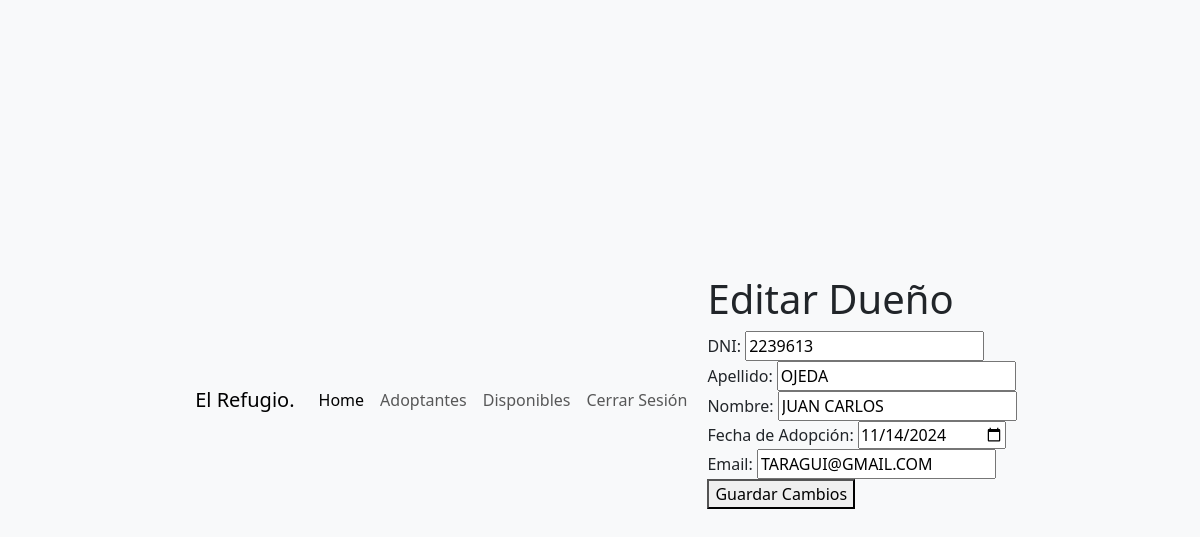
Screenshot of /vista/editar_dueño.php?id=0 with the database file from the repository.
### vista/editar_dueño.php (the view, shortened to what this page needs)
<?php
$host = 'localhost';
$user = 'root';
$password = '';
$dbname = 'usuario';
$conexion = new mysqli($host, $user, $password, $dbname);
if (isset($_GET['id'])) {
    $id = intval($_GET['id']);
    $sql = "SELECT * FROM dueño WHERE ID_ADOPTA = $id";
    $result = $conexion->query($sql);
    if ($result && $result->num_rows > 0) {
        $dueño = $result->fetch_assoc();
    } else {
        die("Registro no encontrado.");
    }
}
?>
<!DOCTYPE html>
<html lang="es">
<head>
    <link href="https://cdn.jsdelivr.net/npm/bootstrap@5.3.3/dist/css/bootstrap.min.css" rel="stylesheet" />
</head>
<body>
<?php
include 'navbar.php';
?>
<div class="mb-3">
    <h1>Editar Dueño</h1>
    <form method="POST" action="editar_dueño.php">
        <label>DNI:</label>
        <input type="text" name="DNI" value="<?= $dueño['DNI'] ?>" required><br>
        <label>Apellido:</label>
        <input type="text" name="APELLIDO" value="<?= $dueño['APELLIDO'] ?>" required><br>
        <label>Nombre:</label>
        <input type="text" name="NOMBRE" value="<?= $dueño['NOMBRE'] ?>" required><br>
        <label>Fecha de Adopción:</label>
        <input type="date" name="FECHA_ADOPCION" value="<?= $dueño['FECHA_ADOPCION'] ?>" required><br>
        <label>Email:</label>
        <input type="email" name="EMAIL" value="<?= $dueño['EMAIL'] ?>" required><br>
        <button type="submit">Guardar Cambios</button>
    </form>
</div>
</body>
</html>

### vista/editar_dueño.php (style rules this page uses)
body { display: flex; justify-content: center; align-items: center; min-height: 100vh; margin: 0; background-color: #f8f9fa; }

### rows the page displays
dueño: DNI "2239613", APELLIDO "OJEDA", NOMBRE "JUAN CARLOS", FECHA_ADOPCION "11/14/2024", EMAIL "TARAGUI@GMAIL.COM"
